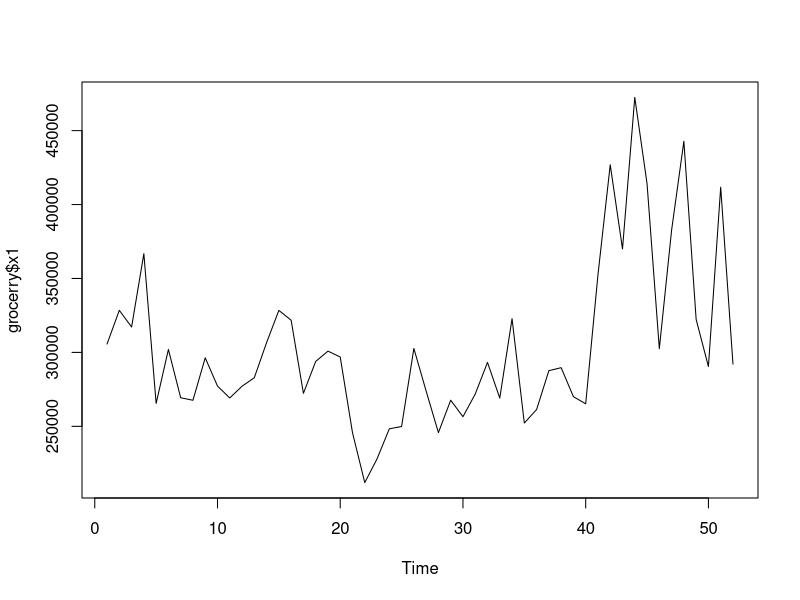
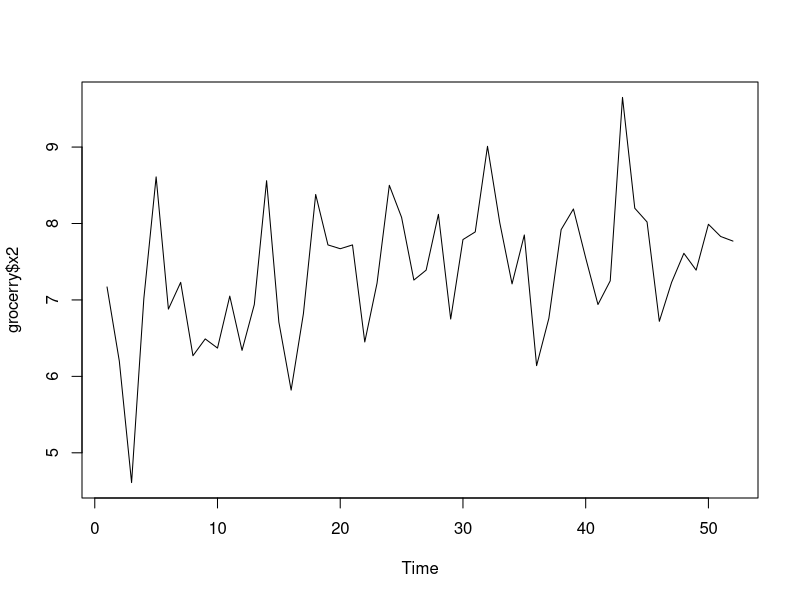
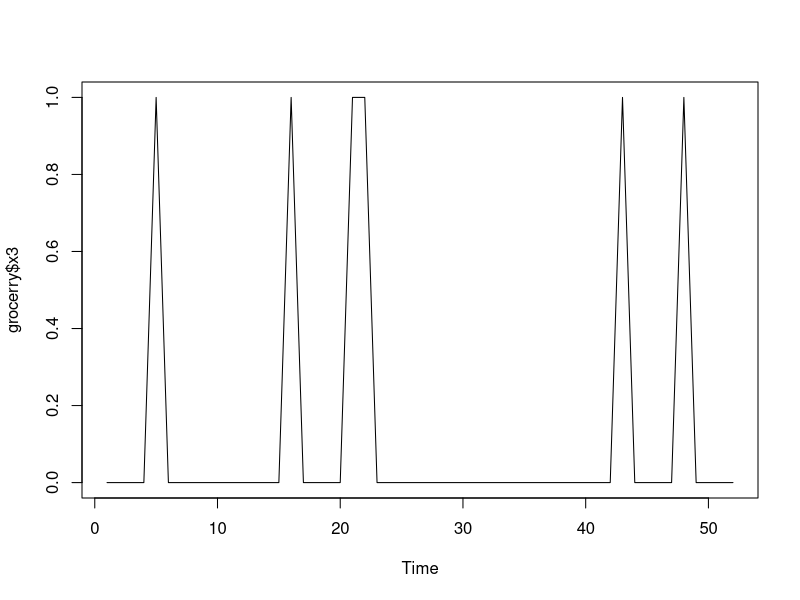
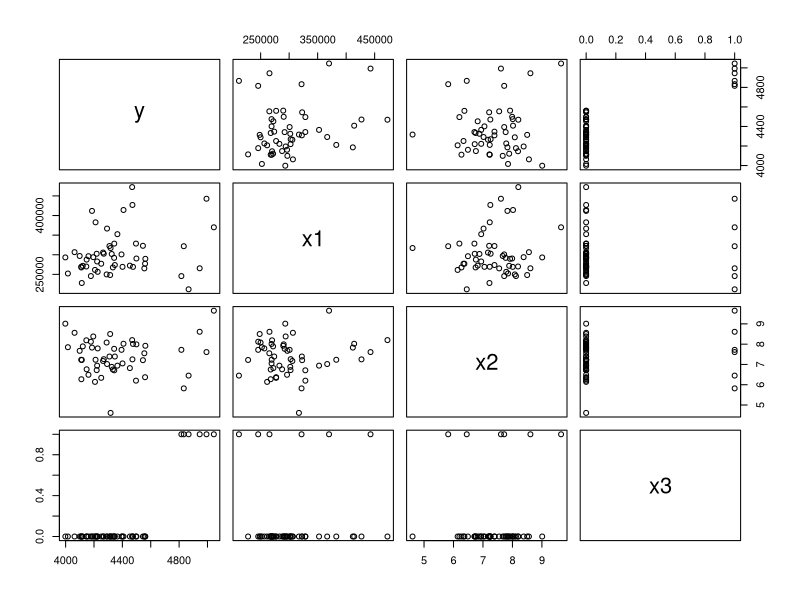
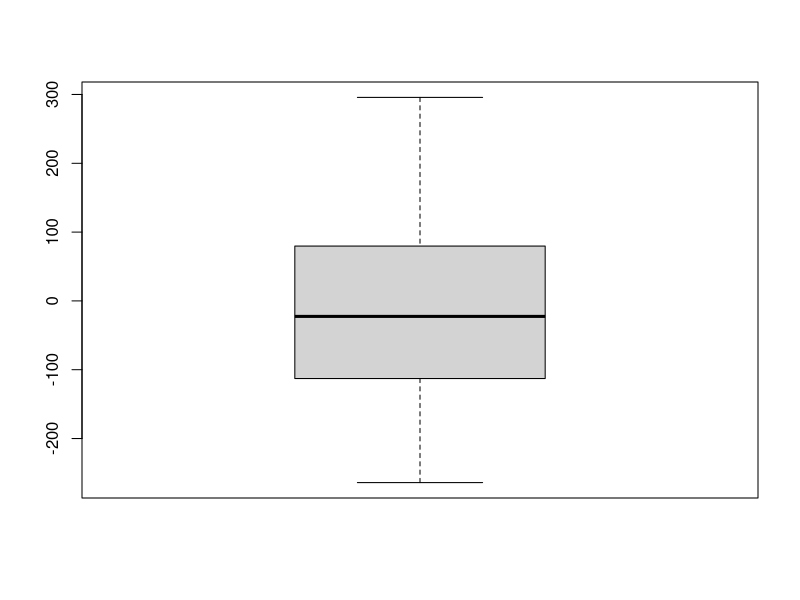
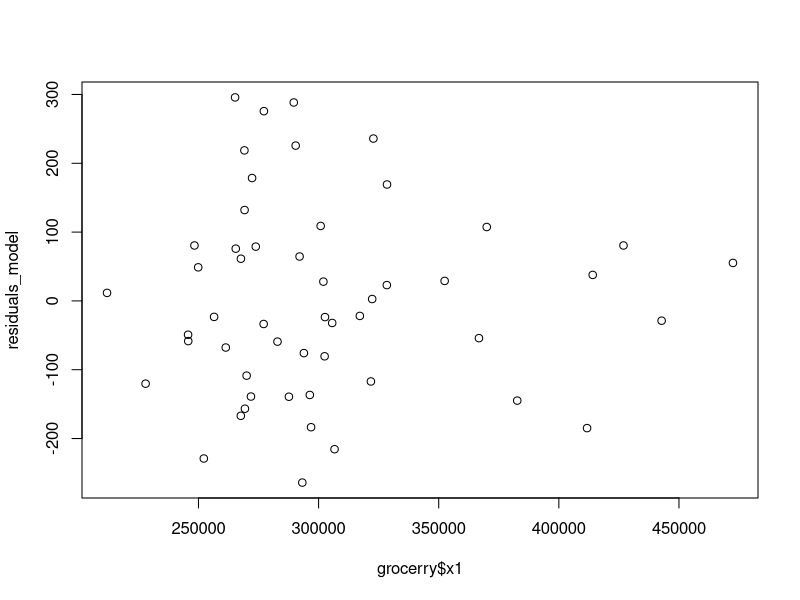
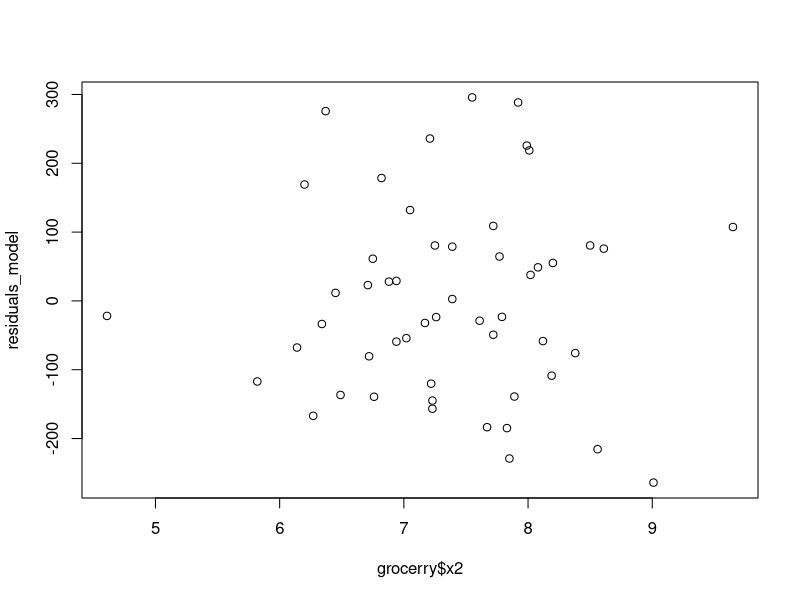
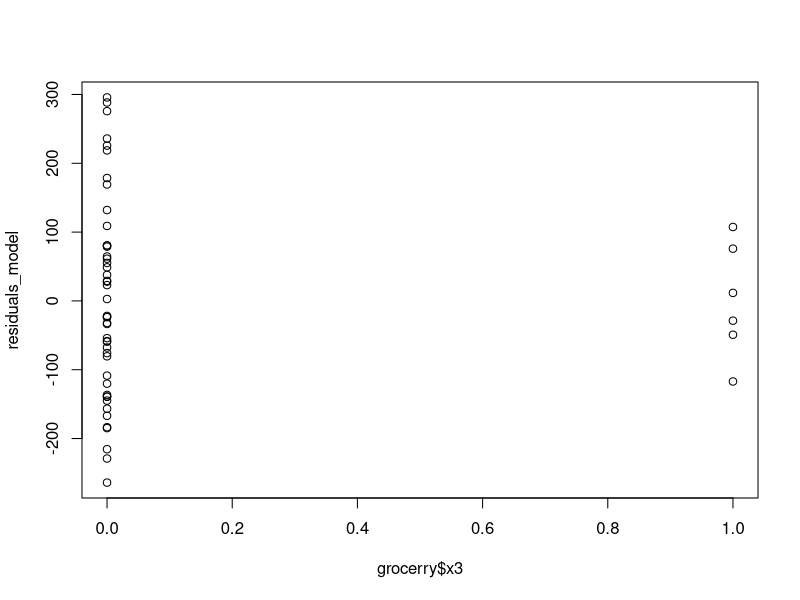

R code for these plots, in order:
## ---- chunk 1
library("data.table")
grocerry=fread("grocerry.txt")
setnames(grocerry,c("y","x1","x2","x3"))
## ---- chunk 2
A_matrix=t(matrix(c(1,1,1,1,-1,0,1,-1,-1),nrow=3,ncol=3))
A_matrix
W_matrix=matrix(c("w1","w2","w3"))
Y_matrix=matrix(c("y1","y2","y3"))
## ---- chunk 3
stem(grocerry$x1,scale=10)
## When do just stem(grocerry$x1) we dont seem to be finding any outliers but if we increase the scale to 10,we can see that the data is mostly concentrated around the range of [24-30] stems and the other seems to be outliers falling out side the range

##outliers are the leaves of stem 47,21
## ouling gaps are [44-47] , [42-44], [32-35],[21-24] stems

stem(grocerry$x2,scale=10)
## here too most of the data seems to be present at 61-83 stems the data out side this range seems to be outliers as they show a gap in the range, the case of 41,90 and 96 seems to be outliers as they are far away from the mass of the data
## ---- chunk 4
plot.ts(grocerry$x1)
# Outliers
## there seems to be no outliers
# Sudden Shifts
## there seems to be a suddent sift after 40, may be increse in orders or increase in salary or sudden influx of labour -- this needs to be investigated
# Trends
## overall trend seems to be decreasing over time, from 0-40 its decreasing , after the suddenn shift agfter 40 also the trend seems to be maintaing itself

plot.ts(grocerry$x2)
# Outliers
## there seems to be outlier at [0-10] time series
# Sudden shifts
## there does not seem to be any shift
# Trends
## the overall trend seems to be moving in a range increasing and decreasing, there is some random variation
## there are spikes repeating indicating that x2 is dependent on some thing probably x3 ~ labour costs are related to whether there is holiday or not in week ~ when ever there is a holiday there is peak and when ever there is a no holiday for a long time there seems to be a downward peak indicating increse in labour productivity

plot.ts(grocerry$x3)
# outliers
## This is a categorical data so not outliers
# trends
## seems to be seasonal in nature that there is atleast a holiday within 10 time units 
## ---- chunk 5
pairs(grocerry)
# Relationship between variables
## there seems to be some sort of reltion between x1,x2 and y but the data is grouped indicating that it needs log or some other transformation
## x3 is a different case because it a categorical variable, y and x3 seems to have a strong relationship, all low values of y has x3 as 0 and all high values of y has 1 indicating a strong relation
## while x3 and x2,x1 cannot be concluded because they have a random variation

# Groups in the data
## there are groups in clusters between the data, this groups might be indicating some thing, so further investigation needed

# Others
## outliers are present in almost every relation, which needed to be taken care of
## there seems be to no trends
cor(grocerry)
# corelation matrix signifies the relation between two varibales and in this case it supports the concluson of our scatter plot findings. The relation is high for y and x3 and other case below 0.5
# but the advantage is as the varibales increases corelation matri  is easy to look and work on
## ---- chunk 6
#model is y=b0+b1*x1+b2*x2+b3*x3
model=lm(y~x1+x2+x3,data=grocerry)
summary(model)

# How are b l , b2 , and b 3 interpreted here?
## when x2 and x3 are kept constant, for a given x1 y changes by b1
## when x1 and x3 are kept constant, for a given x2 y changes by b2
## when x1 and x2 are kept constant, for a given x3 y changes by b3
## ---- chunk 7
residuals_model=resid(model)
boxplot(residuals_model)
# What information does this plot provide?
## there are no outliers in residuals
### indicate that e has a acceptable variance which is near constant
### mean is 0 and the upper tail and lower tail of the box plot is symmetric which indicate that residuals are close to normality with constant variance

## ---- chunk 8
plot(grocerry$x1,residuals_model)
# Presence of outliers -residuals at points 300 and less than -200
# Constant variance is not visisble as the terms have more variance at 25000 - 30000 range
# non linearity of regression model ~ clustering of data around 25,000 -30000 range

plot(grocerry$x2,residuals_model)
# presence of outliers ~ residuals at extremes
# clustering of data indicating that linear model may not be the best fit

plot(grocerry$x3,residuals_model)
#difficult to infer anything from such a plot
# Categorical variable would result in such a plot

y_hat_values=fitted(model)
plot(y_hat_values,residuals_model)
# the speread of the data indicates that the observations have a good range thus reducing our standard error, thus increasing  our prediction and confidence intervals

x1_x2=c(grocerry$x1*grocerry$x2)
plot(x1_x2,residuals_model)
## This indicate normal distribution,x1 and x2 is not in the model thus we cannot conclude anything
## ---- chunk 9
plot.ts(residuals_model)
## There is no linear relation in the plot,indicating that error terms are not increasing or decreasing by time, thus not correalted.There also seems to be no cyclic or seasonal relation
## ---- chunk 10
summary(model)
nrow(grocerry)
qt(df=52-4,0.95)
## ---- chunk 11
xmatrix=cbind(1,grocerry$x1,grocerry$x2,grocerry$x3)
mse=20532
s2b=solve(t(xmatrix)%*%xmatrix)*mse

calculate_bonferroni_interval=function(s2b,bon_t_value,x_value1){
  
x_value=matrix(c(1,x_value1))

x_value1=data.frame(t(x_value1))
setnames(x_value1,c("x1","x2","x3"))
y_pred=predict.lm(model,x_value1)

s2_y_hat=t(x_value)%*%s2b%*%x_value
s2_y=sqrt(s2_y_hat)
cat(y_pred-((bon_t_value)*s2_y),"<= E{Y} <=",y_pred+((bon_t_value)*s2_y))
}
calculate_bonferroni_interval(s2b,2.68,c(302000,7.2,0))
calculate_bonferroni_interval(s2b,2.68,c(245000,7.4,0))
calculate_bonferroni_interval(s2b,2.68,c(280000,6.9,0))
calculate_bonferroni_interval(s2b,2.68,c(350000,7.0,0))
calculate_bonferroni_interval(s2b,2.68,c(295000,6.7,1))
## ---- chunk 12
boxplot(c(grocerry$x1,400000))
## clearly 400000 is not an outlier, it is in within the upper range
## ---- chunk 13
boxplot(c(grocerry$x2,9.9))
## 9.9 is an outlier
boxplot(c(grocerry$x2,7.20))
## 7.2 is not
## ---- chunk 14
mse=20532
s2b=solve(t(xmatrix)%*%xmatrix)*mse

calculate_bonferroni_interval_mse=function(s2b,bon_t_value,x_value1,mse){
  
x_value=matrix(c(1,x_value1))

x_value1=data.frame(t(x_value1))
setnames(x_value1,c("x1","x2","x3"))
y_pred=predict.lm(model,x_value1)

s2_y_hat=(t(x_value)%*%s2b%*%x_value)+mse
s2_y=sqrt(s2_y_hat)
cat(y_pred-((bon_t_value)*s2_y),"<= Y_h <=",y_pred+((bon_t_value)*s2_y))
}
calculate_bonferroni_interval_mse(s2b,2.59,c(230000,7.5,0),mse)
calculate_bonferroni_interval_mse(s2b,2.59,c(250000,7.3,0),mse)
calculate_bonferroni_interval_mse(s2b,2.59,c(280000,7.1,0),mse)
calculate_bonferroni_interval_mse(s2b,2.59,c(340000,6.9,0),mse)

## ---- chunk 15
x_value=matrix(c(282000,7.1,0))
x_value1=data.frame(t(x_value))
x_value=matrix(c(1,282000,7.1,0))
setnames(x_value1,c("x1","x2","x3"))
y_pred=predict.lm(model,x_value1)

s2_y_hat=(t(x_value)%*%s2b%*%x_value)+(mse/3)
s2_y=sqrt(s2_y_hat)
print(s2_y)
t_value=qt(0.975,48)
print(t_value)
cat(y_pred-((t_value)*s2_y),"<= Y_H <=",y_pred+((t_value)*s2_y))
## ---- chunk 16
cat((y_pred-((t_value)*s2_y))*3,"<= Y_H*3 <=",(y_pred+((t_value)*s2_y))*3)
